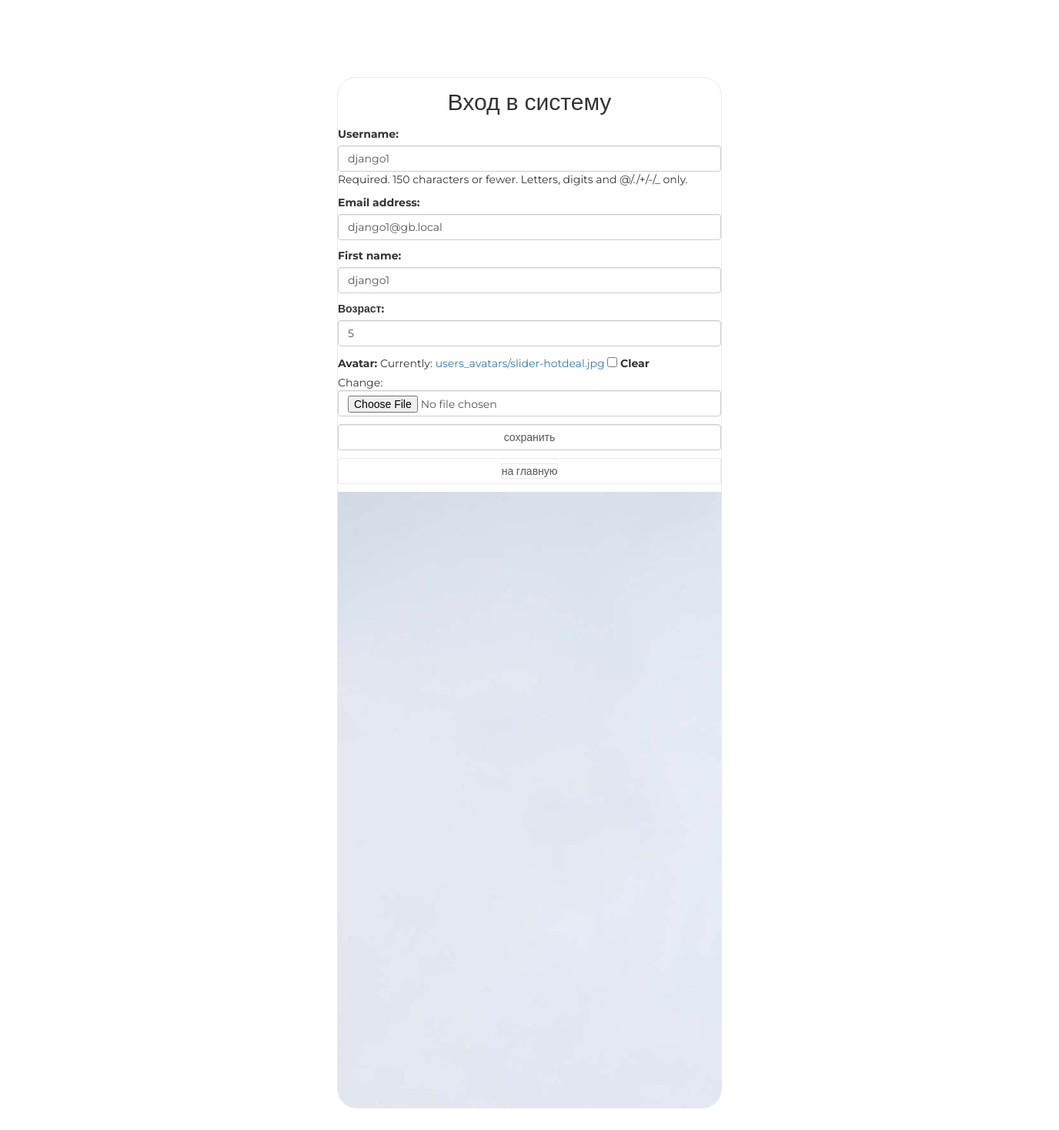
/auth/edit/ (signed in), run on an earlier commit of the app's database.
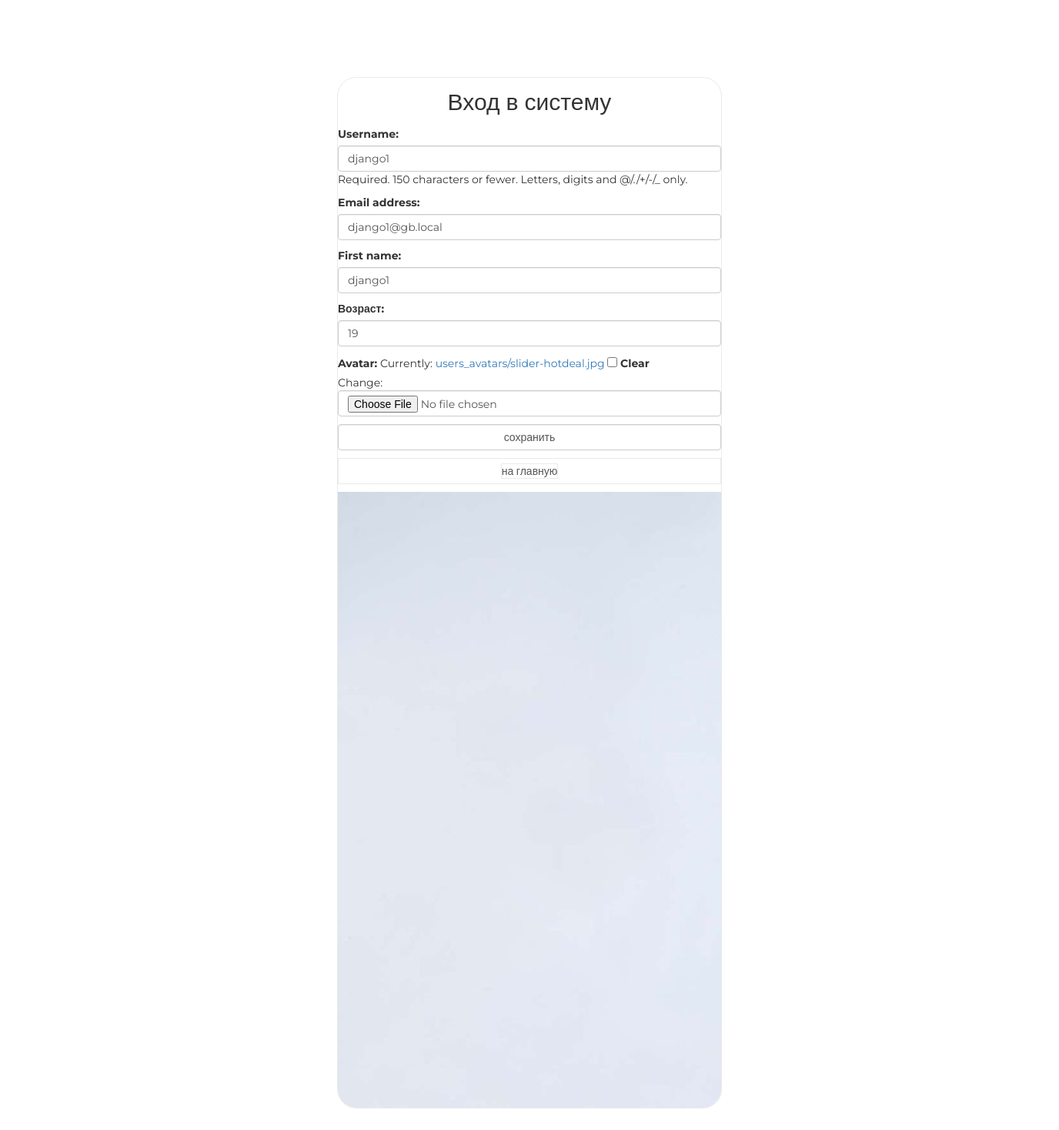
And on a later commit of the database.
### authapp/models.py (models this page shows, shortened)
class ShopUser(AbstractUser):
    avatar = models.ImageField(upload_to='users_avatars', blank=True)
    age = models.PositiveSmallIntegerField(verbose_name='возраст')
    activation_key = models.CharField(max_length=128, blank=True)
    activation_key_expires = models.DateTimeField(auto_now_add=True, blank=True, null=True)

### authapp/views.py (the view)
# urls.py: path('edit/', authapp.edit, name='edit'),
def edit(request):
    if request.method == 'POST':
        edit_form = ShopUserEditForm(request.POST, request.FILES, instance=request.user)
        if edit_form.is_valid():
            edit_form.save()
            return HttpResponseRedirect(reverse('auth:edit'))
    else:
        edit_form = ShopUserEditForm(instance=request.user)
    content = {
        'title': 'редактирование',
        'edit_form': edit_form
    }
    return render(request, 'authapp/edit.html', content)

### authapp/forms.py (shortened to what this page needs)
class ShopUserEditForm(UserChangeForm):
    class Meta:
        model = ShopUser
        fields = ('username', 'email', 'first_name', 'age', 'avatar', 'password')
    def __init__(self, *args, **kwargs):
        super().__init__(*args, **kwargs)
        for field_name, field in self.fields.items():
            field.widget.attrs['class'] = 'form-control'
            if field_name == 'password':
                field.widget = forms.HiddenInput()

### mainapp/context_processors.py (called while the page is built)
def basket(request):
    basket_list = []
    if request.user.is_authenticated:
        basket_list = Basket.objects.filter(user=request.user)
    return {
        'basket': basket_list
    }

### authapp/templates/authapp/edit.html (shortened to what this page needs)
{% extends 'authapp/base.html' %}
{% block content %}
    <form class="form-horizontal" action="{% url 'auth:edit' %}" method="post" enctype="multipart/form-data">
        {{ edit_form.as_p }}
        <input type="submit" value="сохранить" class="form-control" />
    </form>
    <button class="btn btn-link from-control">
        <a href="{% url 'main' %}">
            на главную
        </a>
    </button>
    <div class="">
        <img src="/media/{{ user.avatar}}"/>
    </div>
{% endblock content %}

What changed in the data, as far as the page shows it:
changed ShopUser "django1": age "5" → "19"
